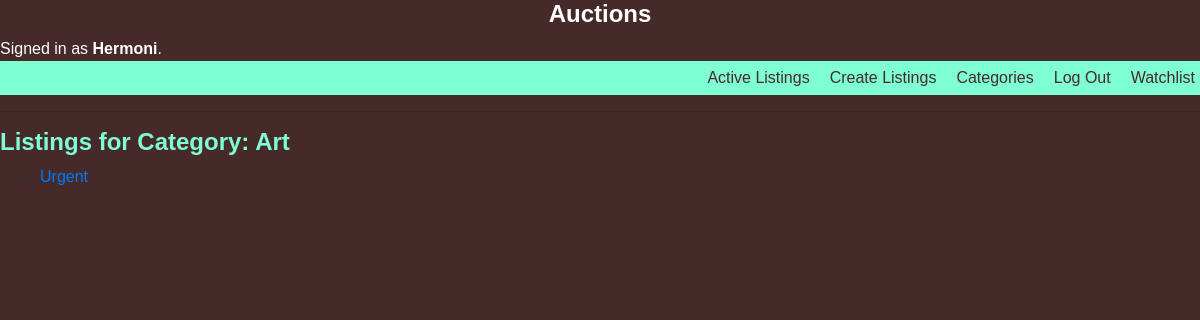
The page /categories/Art/ (signed in) on the database its author committed.
### auctions/models.py (models this page shows, shortened)
class User(AbstractUser):
    pass

class Listing(models.Model):
    title = models.CharField(max_length=255)
    description = models.TextField()
    starting_bid = models.DecimalField(max_digits=10, decimal_places=2)
    image = models.ImageField(upload_to='images/', blank=True)
    category = models.CharField(max_length=100)
    creator = models.ForeignKey(User, on_delete=models.CASCADE)
    created_at = models.DateTimeField(auto_now_add=True)
    active = models.BooleanField(default=True)
    watchlist = models.ForeignKey(Watchlist, on_delete=models.CASCADE, blank=True, null=True)
    bids = models.ForeignKey('Bid', on_delete=models.CASCADE, null=True, blank=True, related_name='listing_bids')
    comments = models.ManyToManyField('Comment', related_name='listings')
    winner = models.ForeignKey(User, on_delete=models.SET_NULL, null=True, blank=True, related_name='won_listings')

### auctions/views.py (the view)
# urls.py: path('categories/<str:category>/', show_category_listings, name='show_category_listings'),
def show_category_listings(request, category):
    listings = Listing.objects.filter(category=category, active=True)
    context = {
        'category': category,
        'listings': listings,
    }
    return render(request, 'auctions/show_category_listings.html', context)

### auctions/templates/auctions/show_category_listings.html
{% extends 'auctions/layout.html' %}
{% block body %}
  <h1>Listings for Category: {{ category }}</h1>
  {% if listings %}
    <ul>
      {% for listing in listings %}
        <li><a href="{% url 'show_listing' listing_id=listing.id %}">{{ listing.title }}</a></li>
      {% endfor %}
    </ul>
  {% else %}
    <p>No listings found for this category.</p>
    <a style="font-size: 25px; font-family: sans-serif; position: absolute; left: 0; top: 300px;" class="nav-link" href="{% url 'index' %}">Return to Home</a>
  {% endif %}
{% endblock %}

### auctions/templates/auctions/layout.html (shortened to what this page needs)
<!DOCTYPE html>
<html lang="en">
<head>
    {% load static %}
    <link rel="stylesheet" href="https://stackpath.bootstrapcdn.com/bootstrap/4.4.1/css/bootstrap.min.css">
    <link href="{% static 'auctions/styles.css' %}" rel="stylesheet">
</head>
<body>
    <h1 style="text-align: center; color: white;">Auctions</h1>
        <div style="color: white;">
        {% if user.is_authenticated %}
            Signed in as <strong>{{ user.username }}</strong>.
        {% else %}
            Not signed in.
        {% endif %}
        </div>
    <ul class="nav">
        <li class="nav-item">
            <a class="nav-link" href="{% url 'index' %}">Active Listings</a>
        </li>
        <li class="nav-item">
            <a class="nav-link" href="{% url 'listing' %}">Create Listings</a>
        </li>
        <li class="nav-item">
            <a class="nav-link" href="{% url 'show_categories' %}">Categories</a>
        </li>
        {% if user.is_authenticated %}
            <li class="nav-item">
                <a class="nav-link" href="{% url 'logout' %}">Log Out</a>
            </li>
            <li class="nav-item">
                <a class="nav-link" href="{% url 'watchlist' %}">Watchlist</a>
            </li>
        {% endif %}
    </ul>
    <hr>
    {% block body %}
    {% endblock %}
</body>
</html>

### auctions/static/auctions/styles.css (style rules this page uses)
body { background-color: #f2f2f2; font-family: Arial, sans-serif; color: #333; }
h1 { font-size: 24px; font-weight: bold; color: #555; }

### auctions/templates/auctions/layout.html (style rules this page uses)
ul.nav { list-style: none; display: flex; justify-content: flex-end; background-color: aquamarine; }
ul.nav li.nav-item { margin-left: 10px; }
ul.nav li.nav-item a.nav-link { color: rgb(70, 41, 41); text-decoration: none; padding: 5px; border-radius: 5px; transition: background-color 0.3s; }
body { background-color: rgb(70, 41, 41); }
ul.nav { justify-content: flex-end; }
ul.nav li.nav-item { display: inline-block; }
h1 { color: aquamarine; }

### rows shown on the page
User: username "Hermoni"
Listing: category "Art", title "Urgent"
